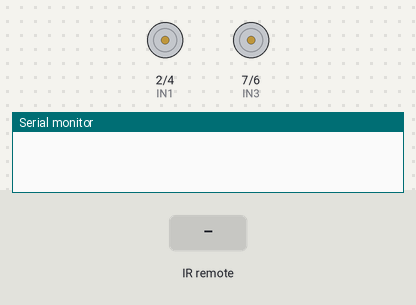
This sketch was run on a simulated Arduino Uno, built with avr-gcc and run on an emulated ATmega328P. Parts: motor-driver pin pairs drawn as motors (green arrow = first pin HIGH = forward, orange = second pin HIGH = backward, longer = more drive, scaled by the enable pin), the last lines printed to the serial monitor. The inputs (shaded band) are chosen by the test bench.

Above: at 1.2 s.
1.3 s: infrared code 0xFD8877 received
At 2.5 s:
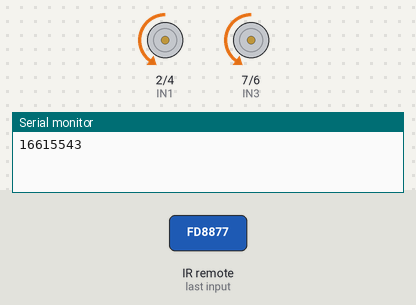
2.8 s: infrared code 0xFD9867 received
At 3.8 s:
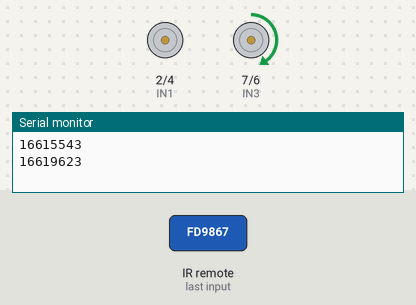
4.3 s: infrared code 0xFD28D7 received
At 4.9 s:
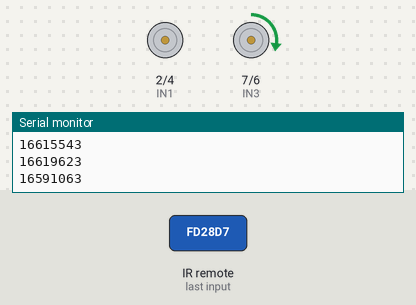
5.8 s: infrared code 0xFD6897 received
At 7.0 s:
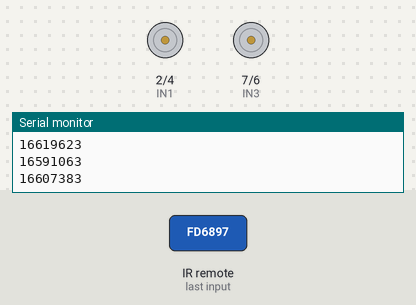
7.3 s: infrared code 0xFDA857 received
At 8.4 s:
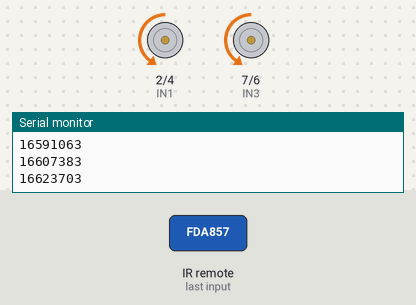
Timing chart, 0 to 9.8 s (numbered marks = the images above; inputs shaded):
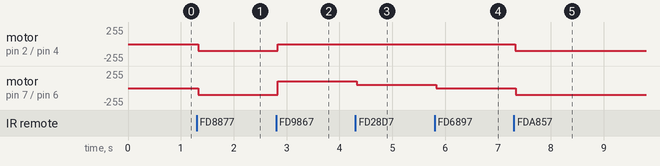

Measured:
- after the input at 1.3 s, motor on pin 2 (IN1) / pin 4 (IN2), motor on pin 7 (IN3) / pin 6 (IN4): stopped → backward 100/255 at once
- after the input at 2.8 s, motor on pin 2 (IN1) / pin 4 (IN2): backward 100/255 → stopped at once; motor on pin 7 (IN3) / pin 6 (IN4): backward 100/255 → forward 100/255 at once
- after the input at 4.3 s, motor on pin 7 (IN3) / pin 6 (IN4): forward 100/255 → forward 50/255 at once
- after the input at 5.8 s, motor on pin 7 (IN3) / pin 6 (IN4): forward 50/255 → stopped at once
- after the input at 7.3 s, motor on pin 2 (IN1) / pin 4 (IN2), motor on pin 7 (IN3) / pin 6 (IN4): stopped → backward 100/255 at once

The sketch:

arduino_______.ino
```cpp
#include <IRremote.h>

#define IN1 2
#define IN2 4
#define ENL 9

#define IN3 7
#define IN4 6
#define ENR 5

IRrecv ir_recv(10);
decode_results results ;

void setup()
{
  pinMode(IN1, OUTPUT);
  pinMode(IN2, OUTPUT);
  pinMode(ENL, OUTPUT);

  pinMode(IN3, OUTPUT);
  pinMode(IN4, OUTPUT);
  pinMode(ENR, OUTPUT);
  ir_recv.enableIRIn();
  Serial.begin(9600);
  }

void motor_control(int dir_1, int speed_1, int dir_r, int speed_r)
{
  if(dir_r == 1)
  {
    digitalWrite(IN1, LOW);
    digitalWrite(IN2, HIGH);
    analogWrite(ENL,speed_1);
   }
  else if(dir_1 == 0)
  {
    digitalWrite(IN1, HIGH);
    digitalWrite(IN2, LOW);
    analogWrite(ENR, speed_1);
  }
  else
  {
    digitalWrite(IN1, LOW);
    digitalWrite(IN2, LOW);
    analogWrite(ENR, speed_1);
  }
    if(dir_r == 1)
  {
    digitalWrite(IN3, LOW);
    digitalWrite(IN4, HIGH);
    analogWrite(ENR,speed_1);
   }
  else if(dir_1 == -1)
  {
    digitalWrite(IN3, HIGH);
    digitalWrite(IN4, LOW);
    analogWrite(ENR, speed_1);
  }
  else
  {
    digitalWrite(IN3, LOW);
    digitalWrite(IN4, LOW);
    analogWrite(ENR, 0);
  }
}
void loop()
{

  if(ir_recv.decode(&results))
  {
    Serial.println(results.value);
    delay(30);
    ir_recv.resume();

    if(results.value == 16615543)
    {
      motor_control(1,100,1,1000);
    }
    else if(results.value == 16623703)
    {
     motor_control(1,100,1,1000);
    }
    else if(results.value == 16619623)
    {
      motor_control(-1,100,-1,1000);
    }
    else if(results.value == 16591063)
    {
      motor_control(-1,50,-1,50);
    }
    else if(results.value == 16607383)
    {
      motor_control(1,50,-1,50);
    }
    else
    {
      motor_control(0,100,0,100);
    }
  }
}
```
